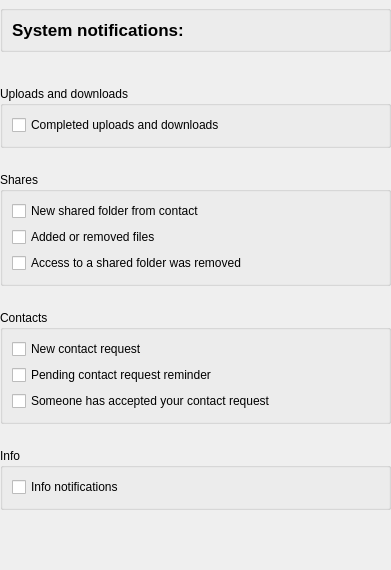
<?xml version="1.0" encoding="UTF-8"?>
<ui version="4.0">
 <class>NotificationsSettings</class>
 <widget class="QWidget" name="NotificationsSettings">
  <property name="geometry">
   <rect>
    <x>0</x>
    <y>0</y>
    <width>391</width>
    <height>570</height>
   </rect>
  </property>
  <property name="windowTitle">
   <string notr="true"/>
  </property>
  <layout class="QVBoxLayout" name="verticalLayout" stretch="0,0,1">
   <property name="spacing">
    <number>24</number>
   </property>
   <property name="leftMargin">
    <number>0</number>
   </property>
   <property name="topMargin">
    <number>5</number>
   </property>
   <property name="rightMargin">
    <number>0</number>
   </property>
   <property name="bottomMargin">
    <number>0</number>
   </property>
   <item>
    <widget class="QGroupBox" name="GeneralGroupBox">
     <property name="title">
      <string/>
     </property>
     <property name="type" stdset="0">
      <string notr="true">mega</string>
     </property>
     <layout class="QHBoxLayout" name="horizontalLayout">
      <item>
       <widget class="QLabel" name="GeneralSwithState">
        <property name="font">
         <font>
          <pointsize>13</pointsize>
          <bold>true</bold>
         </font>
        </property>
        <property name="text">
         <string>System notifications:</string>
        </property>
       </widget>
      </item>
      <item>
       <spacer name="horizontalSpacer">
        <property name="orientation">
         <enum>Qt::Horizontal</enum>
        </property>
        <property name="sizeHint" stdset="0">
         <size>
          <width>130</width>
          <height>20</height>
         </size>
        </property>
       </spacer>
      </item>
      <item>
       <widget class="SwitchButton" name="GeneralSwitch" native="true">
        <property name="cursor">
         <cursorShape>PointingHandCursor</cursorShape>
        </property>
        <property name="NotificationType" stdset="0">
         <UInt>0</UInt>
        </property>
       </widget>
      </item>
     </layout>
    </widget>
   </item>
   <item>
    <widget class="QWidget" name="NotificationSettingCheckboxes" native="true">
     <layout class="QVBoxLayout" name="verticalLayout_6">
      <property name="spacing">
       <number>24</number>
      </property>
      <property name="leftMargin">
       <number>0</number>
      </property>
      <property name="topMargin">
       <number>10</number>
      </property>
      <property name="rightMargin">
       <number>0</number>
      </property>
      <property name="bottomMargin">
       <number>0</number>
      </property>
      <item>
       <widget class="QGroupBox" name="UploadsDownloadsGroupBox">
        <property name="title">
         <string>Uploads and downloads</string>
        </property>
        <property name="type" stdset="0">
         <string notr="true">mega</string>
        </property>
        <layout class="QVBoxLayout" name="verticalLayout_3">
         <property name="bottomMargin">
          <number>10</number>
         </property>
         <item>
          <widget class="QCheckBox" name="CompletedUploadsDownloadsCheck">
           <property name="sizePolicy">
            <sizepolicy hsizetype="Fixed" vsizetype="Fixed">
             <horstretch>0</horstretch>
             <verstretch>0</verstretch>
            </sizepolicy>
           </property>
           <property name="cursor">
            <cursorShape>PointingHandCursor</cursorShape>
           </property>
           <property name="text">
            <string>Completed uploads and downloads</string>
           </property>
           <property name="NotificationType" stdset="0">
            <UInt>8</UInt>
           </property>
           <property name="type" stdset="0">
            <string notr="true">mega</string>
           </property>
          </widget>
         </item>
        </layout>
       </widget>
      </item>
      <item>
       <widget class="QGroupBox" name="SharesGroupBox">
        <property name="title">
         <string>Shares</string>
        </property>
        <property name="type" stdset="0">
         <string notr="true">mega</string>
        </property>
        <layout class="QVBoxLayout" name="verticalLayout_2">
         <property name="bottomMargin">
          <number>10</number>
         </property>
         <item>
          <widget class="QCheckBox" name="NewSharedCheck">
           <property name="sizePolicy">
            <sizepolicy hsizetype="Fixed" vsizetype="Fixed">
             <horstretch>0</horstretch>
             <verstretch>0</verstretch>
            </sizepolicy>
           </property>
           <property name="cursor">
            <cursorShape>PointingHandCursor</cursorShape>
           </property>
           <property name="text">
            <string>New shared folder from contact</string>
           </property>
           <property name="NotificationType" stdset="0">
            <UInt>1</UInt>
           </property>
           <property name="type" stdset="0">
            <string notr="true">mega</string>
           </property>
          </widget>
         </item>
         <item>
          <widget class="QCheckBox" name="AddOrRemovedFilesCheck">
           <property name="sizePolicy">
            <sizepolicy hsizetype="Fixed" vsizetype="Fixed">
             <horstretch>0</horstretch>
             <verstretch>0</verstretch>
            </sizepolicy>
           </property>
           <property name="cursor">
            <cursorShape>PointingHandCursor</cursorShape>
           </property>
           <property name="text">
            <string>Added or removed files</string>
           </property>
           <property name="NotificationType" stdset="0">
            <UInt>2</UInt>
           </property>
           <property name="type" stdset="0">
            <string notr="true">mega</string>
           </property>
          </widget>
         </item>
         <item>
          <widget class="QCheckBox" name="RemovedAccessCheck">
           <property name="sizePolicy">
            <sizepolicy hsizetype="Fixed" vsizetype="Fixed">
             <horstretch>0</horstretch>
             <verstretch>0</verstretch>
            </sizepolicy>
           </property>
           <property name="cursor">
            <cursorShape>PointingHandCursor</cursorShape>
           </property>
           <property name="text">
            <string>Access to a shared folder was removed</string>
           </property>
           <property name="NotificationType" stdset="0">
            <UInt>3</UInt>
           </property>
           <property name="type" stdset="0">
            <string notr="true">mega</string>
           </property>
          </widget>
         </item>
        </layout>
       </widget>
      </item>
      <item>
       <widget class="QGroupBox" name="ContactsGroupBox">
        <property name="title">
         <string>Contacts</string>
        </property>
        <property name="type" stdset="0">
         <string notr="true">mega</string>
        </property>
        <layout class="QVBoxLayout" name="verticalLayout_4">
         <property name="bottomMargin">
          <number>10</number>
         </property>
         <item>
          <widget class="QCheckBox" name="NewContactCheck">
           <property name="sizePolicy">
            <sizepolicy hsizetype="Fixed" vsizetype="Fixed">
             <horstretch>0</horstretch>
             <verstretch>0</verstretch>
            </sizepolicy>
           </property>
           <property name="cursor">
            <cursorShape>PointingHandCursor</cursorShape>
           </property>
           <property name="text">
            <string>New contact request</string>
           </property>
           <property name="NotificationType" stdset="0">
            <UInt>4</UInt>
           </property>
           <property name="type" stdset="0">
            <string notr="true">mega</string>
           </property>
          </widget>
         </item>
         <item>
          <widget class="QCheckBox" name="ContactReminderCheck">
           <property name="sizePolicy">
            <sizepolicy hsizetype="Fixed" vsizetype="Fixed">
             <horstretch>0</horstretch>
             <verstretch>0</verstretch>
            </sizepolicy>
           </property>
           <property name="cursor">
            <cursorShape>PointingHandCursor</cursorShape>
           </property>
           <property name="text">
            <string>Pending contact request reminder</string>
           </property>
           <property name="NotificationType" stdset="0">
            <UInt>5</UInt>
           </property>
           <property name="type" stdset="0">
            <string notr="true">mega</string>
           </property>
          </widget>
         </item>
         <item>
          <widget class="QCheckBox" name="ContactAcceptedCheck">
           <property name="sizePolicy">
            <sizepolicy hsizetype="Fixed" vsizetype="Fixed">
             <horstretch>0</horstretch>
             <verstretch>0</verstretch>
            </sizepolicy>
           </property>
           <property name="cursor">
            <cursorShape>PointingHandCursor</cursorShape>
           </property>
           <property name="text">
            <string>Someone has accepted your contact request</string>
           </property>
           <property name="NotificationType" stdset="0">
            <UInt>6</UInt>
           </property>
           <property name="type" stdset="0">
            <string notr="true">mega</string>
           </property>
          </widget>
         </item>
        </layout>
       </widget>
      </item>
      <item>
       <widget class="QGroupBox" name="InfoGroupBox">
        <property name="title">
         <string>Info</string>
        </property>
        <property name="type" stdset="0">
         <string notr="true">mega</string>
        </property>
        <layout class="QVBoxLayout" name="verticalLayout_5">
         <property name="bottomMargin">
          <number>10</number>
         </property>
         <item>
          <widget class="QCheckBox" name="DesktopCheck">
           <property name="sizePolicy">
            <sizepolicy hsizetype="Fixed" vsizetype="Fixed">
             <horstretch>0</horstretch>
             <verstretch>0</verstretch>
            </sizepolicy>
           </property>
           <property name="cursor">
            <cursorShape>PointingHandCursor</cursorShape>
           </property>
           <property name="text">
            <string>Info notifications</string>
           </property>
           <property name="NotificationType" stdset="0">
            <UInt>7</UInt>
           </property>
           <property name="type" stdset="0">
            <string notr="true">mega</string>
           </property>
          </widget>
         </item>
        </layout>
       </widget>
      </item>
     </layout>
    </widget>
   </item>
   <item>
    <spacer name="verticalSpacer_2">
     <property name="orientation">
      <enum>Qt::Vertical</enum>
     </property>
     <property name="sizeHint" stdset="0">
      <size>
       <width>20</width>
       <height>40</height>
      </size>
     </property>
    </spacer>
   </item>
  </layout>
 </widget>
 <customwidgets>
  <customwidget>
   <class>SwitchButton</class>
   <extends>QWidget</extends>
   <header location="global">SwitchButton.h</header>
   <container>1</container>
  </customwidget>
 </customwidgets>
 <resources/>
 <connections/>
</ui>
